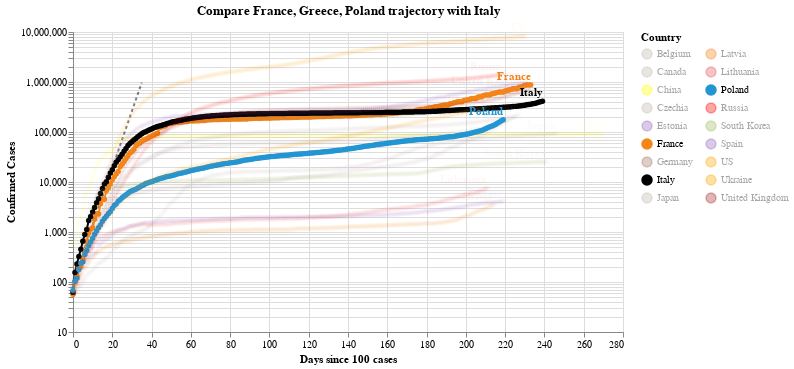

The notebook cell saved with this chart:
### Code cell
#hide_input
chart2 = make_since_chart(dff2, ['France', 'Greece', 'Poland'], baseline_countries)
chart2

### Figure 1 — Vega-Lite specification as saved in the notebook (floating-point values rounded to 4 significant figures; data arrays with more than 128 entries replaced by an {"elided": "..."} marker saying what was removed)
{"config": {"view": {"continuousWidth": 400, "continuousHeight": 300}}, "layer": [{"data": {"name": "data-628230001892d6798b50651be41d1b3e"}, "mark": {"type": "line", "color": "black", "opacity": 0.5, "strokeDash": [3, 3]}, "encoding": {"x": {"type": "quantitative", "field": "Days since 100 cases"}, "y": {"type": "quantitative", "field": "Confirmed Cases"}}}, {"data": {"name": "data-0ad66ba218f37f5138c7ed294320721c"}, "mark": {"type": "line", "point": true}, "encoding": {"color": {"type": "nominal", "field": "Country", "legend": {"columns": 2}, "scale": {"domain": ["Belgium", "Canada", "China", "Czechia", "Estonia", "France", "Germany", "Italy", "Japan", "Latvia", "Lithuania", "Poland", "Russia", "South Korea", "Spain", "US", "Ukraine", "United Kingdom"], "range": ["#C1B7AD", "#C1B7AD", "yellow", "#C1B7AD", "#9467bd", "#F58518", "#9D755D", "black", "#C1B7AD", "#F58518", "#E45756", "#2495D3", "red", "#A1BA59", "#9467bd", "orange", "orange", "brown"]}}, "opacity": {"condition": {"value": 1, "selection": "selector005"}, "value": 0.05}, "tooltip": [{"type": "nominal", "field": "Country"}, {"type": "temporal", "field": "Date"}, {"type": "quantitative", "field": "Confirmed Cases"}, {"type": "quantitative", "field": "Days since 100 cases"}], "x": {"type": "quantitative", "field": "Days since 100 cases"}, "y": {"type": "quantitative", "field": "Confirmed Cases", "scale": {"type": "log"}}}, "selection": {"selector005": {"type": "multi", "fields": ["Country"], "bind": "legend", "init": [{"Country": "France"}, {"Country": "Greece"}, {"Country": "Poland"}, {"Country": "Italy"}]}}, "width": 550}, {"data": {"name": "data-0ad66ba218f37f5138c7ed294320721c"}, "mark": {"type": "text", "align": "right", "dy": -8, "fontWeight": "bold"}, "encoding": {"color": {"type": "nominal", "field": "Country", "legend": {"columns": 2}, "scale": {"domain": ["Belgium", "Canada", "China", "Czechia", "Estonia", "France", "Germany", "Italy", "Japan", "Latvia", "Lithuania", "Poland", "Russia", "South Korea", "Spain", "US", "Ukraine", "United Kingdom"], "range": ["#C1B7AD", "#C1B7AD", "yellow", "#C1B7AD", "#9467bd", "#F58518", "#9D755D", "black", "#C1B7AD", "#F58518", "#E45756", "#2495D3", "red", "#A1BA59", "#9467bd", "orange", "orange", "brown"]}}, "opacity": {"condition": {"value": 1, "selection": "selector005"}, "value": 0.05}, "text": {"type": "nominal", "field": "Country"}, "tooltip": [{"type": "nominal", "field": "Country"}, {"type": "temporal", "field": "Date"}, {"type": "quantitative", "field": "Confirmed Cases"}, {"type": "quantitative", "field": "Days since 100 cases"}], "x": {"type": "quantitative", "field": "Days since 100 cases"}, "y": {"type": "quantitative", "field": "Confirmed Cases", "scale": {"type": "log"}}}, "transform": [{"filter": "(datum['Date'] >= 1602979200000)"}], "width": 550}], "title": "Compare France, Greece, Poland trajectory with Italy", "$schema": "https://vega.github.io/schema/vega-lite/v4.0.2.json", "datasets": {"data-628230001892d6798b50651be41d1b3e": [{"Days since 100 cases": 0, "Confirmed Cases": 100.0}, {"Days since 100 cases": 1, "Confirmed Cases": 130.0}, {"Days since 100 cases": 2, "Confirmed Cases": 169.0}, {"Days since 100 cases": 3, "Confirmed Cases": 219.7}, {"Days since 100 cases": 4, "Confirmed Cases": 285.6}, {"Days since 100 cases": 5, "Confirmed Cases": 371.3}, {"Days since 100 cases": 6, "Confirmed Cases": 482.7}, {"Days since 100 cases": 7, "Confirmed Cases": 627.5}, {"Days since 100 cases": 8, "Confirmed Cases": 815.7}, {"Days since 100 cases": 9, "Confirmed Cases": 1060.0}, {"Days since 100 cases": 10, "Confirmed Cases": 1379.0}, {"Days since 100 cases": 11, "Confirmed Cases": 1792.0}, {"Days since 100 cases": 12, "Confirmed Cases": 2330.0}, {"Days since 100 cases": 13, "Confirmed Cases": 3029.0}, {"Days since 100 cases": 14, "Confirmed Cases": 3937.0}, {"Days since 100 cases": 15, "Confirmed Cases": 5119.0}, {"Days since 100 cases": 16, "Confirmed Cases": 6654.0}, {"Days since 100 cases": 17, "Confirmed Cases": 8650.0}, {"Days since 100 cases": 18, "Confirmed Cases": 11250.0}, {"Days since 100 cases": 19, "Confirmed Cases": 14620.0}, {"Days since 100 cases": 20, "Confirmed Cases": 19000.0}, {"Days since 100 cases": 21, "Confirmed Cases": 24710.0}, {"Days since 100 cases": 22, "Confirmed Cases": 32120.0}, {"Days since 100 cases": 23, "Confirmed Cases": 41750.0}, {"Days since 100 cases": 24, "Confirmed Cases": 54280.0}, {"Days since 100 cases": 25, "Confirmed Cases": 70560.0}, {"Days since 100 cases": 26, "Confirmed Cases": 91730.0}, {"Days since 100 cases": 27, "Confirmed Cases": 119300.0}, {"Days since 100 cases": 28, "Confirmed Cases": 155000.0}, {"Days since 100 cases": 29, "Confirmed Cases": 201500.0}, {"Days since 100 cases": 30, "Confirmed Cases": 262000.0}, {"Days since 100 cases": 31, "Confirmed Cases": 340600.0}, {"Days since 100 cases": 32, "Confirmed Cases": 442800.0}, {"Days since 100 cases": 33, "Confirmed Cases": 575600.0}, {"Days since 100 cases": 34, "Confirmed Cases": 748300.0}, {"Days since 100 cases": 35, "Confirmed Cases": 972800.0}], "data-0ad66ba218f37f5138c7ed294320721c": {"elided": "4137 records"}}}
